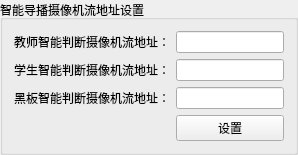
               <widget class="QGroupBox" name="gro_Intelligent">
                <property name="title">
                 <string>智能导播摄像机流地址设置</string>
                </property>
                <layout class="QFormLayout" name="formLayout_30">
                 <property name="labelAlignment">
                  <set>Qt::AlignRight|Qt::AlignTrailing|Qt::AlignVCenter</set>
                 </property>
                 <item row="0" column="0">
                  <widget class="QLabel" name="lab_IntTeacherAddr">
                   <property name="text">
                    <string>教师智能判断摄像机流地址：</string>
                   </property>
                  </widget>
                 </item>
                 <item row="1" column="0">
                  <widget class="QLabel" name="lab_IntStudentAddr">
                   <property name="text">
                    <string>学生智能判断摄像机流地址：</string>
                   </property>
                  </widget>
                 </item>
                 <item row="2" column="0">
                  <widget class="QLabel" name="lab_IntBlackAddr">
                   <property name="text">
                    <string>黑板智能判断摄像机流地址：</string>
                   </property>
                  </widget>
                 </item>
                 <item row="0" column="1">
                  <widget class="QLineEdit" name="lineEdit_IntTeacherAddr"/>
                 </item>
                 <item row="1" column="1">
                  <widget class="QLineEdit" name="lineEdit_IntStudentAddr"/>
                 </item>
                 <item row="2" column="1">
                  <widget class="QLineEdit" name="lineEdit_IntBlackAddr"/>
                 </item>
                 <item row="3" column="1">
                  <widget class="QPushButton" name="pus_IntSet">
                   <property name="text">
                    <string>设置</string>
                   </property>
                  </widget>
                 </item>
                </layout>
               </widget>
